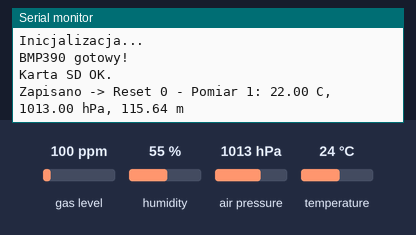
Recording of a sketch running on a simulated Arduino Uno, built with avr-gcc and run on an emulated ATmega328P. On the bench: the last lines printed to the serial monitor. The inputs (shaded band) are chosen by the test bench; at power-on: air pressure 1013 hPa, temperature 24 °C, gas level 100 ppm, humidity 55 %. Storage starts empty.

Above: at 2.9 s.
3.0 s: air pressure set to 952 hPa
At 5.1 s:
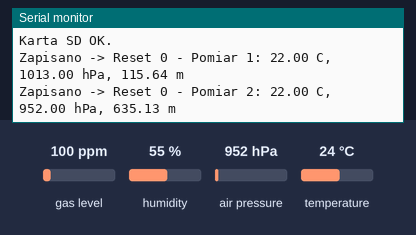
5.5 s: temperature set to 12 °C
At 6.6 s:
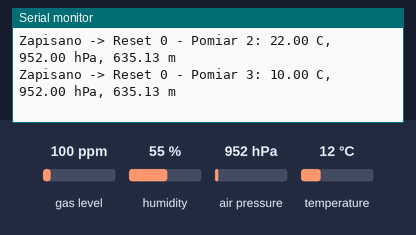
8.0 s: air pressure set to 975 hPa
At 9.4 s:
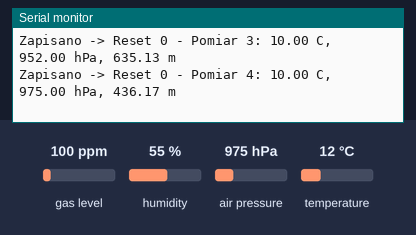
Timing chart, 0 to 11.0 s (numbered marks = the images above; inputs shaded):
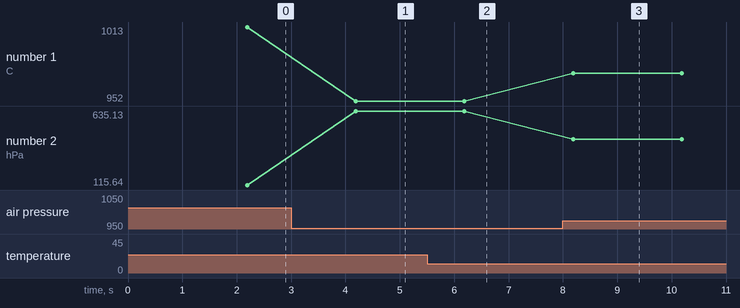

The sketch:

raketa.ino
```cpp
#include <SPI.h>
#include <SD.h>
#include <EEPROM.h>
#include <Wire.h>
#include <Adafruit_BMP3XX.h>

// ---- BMP390 ----
Adafruit_BMP3XX bmp;
#define SEALEVELPRESSURE_HPA (1027) // ustaw na lokalne ciśnienie odniesienia

// ---- SD i logowanie ----
const int chipSelect = 10;
unsigned long previousMillis = 0;
const long interval = 2000; // 0,5 Hz

int licznikPomiarow = 0;
int licznikResetow = 0;
int pomiaryBezKarty = 0;

// EEPROM flag
const int EEPROM_FLAG_ADDR = 0;
const byte EEPROM_FLAG_NONE = 0;
const byte EEPROM_FLAG_CARD_MISSING = 1;

// ---- Funkcje pomocnicze ----
String readLastLine(const char* filename) {
  if (!SD.exists(filename)) return "";
  File f = SD.open(filename, FILE_READ);
  if (!f) return "";
  String line = "", lastLine = "";
  while (f.available()) {
    char c = f.read();
    if (c == '\r') continue;
    if (c == '\n') {
      if (line.length() > 0) lastLine = line;
      line = "";
    } else {
      line += c;
    }
  }
  if (line.length() > 0) lastLine = line;
  f.close();
  return lastLine;
}

int parseResetNumber(const String &l) {
  int idx = l.indexOf("Reset ");
  if (idx == -1) return -1;
  int start = idx + 6;
  int pos = start;
  while (pos < l.length() && isDigit(l.charAt(pos))) pos++;
  if (pos <= start) return -1;
  return l.substring(start, pos).toInt();
}

int parseMeasurementNumber(const String &l) {
  int idx = l.indexOf("Pomiar ");
  if (idx == -1) return 0;
  int start = idx + 7;
  int colon = l.indexOf(':', start);
  if (colon == -1) colon = l.length();
  int pos = start;
  while (pos < colon && isDigit(l.charAt(pos))) pos++;
  if (pos <= start) return 0;
  return l.substring(start, pos).toInt();
}

// ---- Setup ----
void setup() {
  Serial.begin(9600);
  while (!Serial) { ; }

  Serial.println("Inicjalizacja...");

  // BMP390
  if (!bmp.begin_I2C()) {
    Serial.println("Nie można znaleźć BMP390!");
    while (1);
  }
  bmp.setTemperatureOversampling(BMP3_OVERSAMPLING_8X);
  bmp.setPressureOversampling(BMP3_OVERSAMPLING_4X);
  bmp.setIIRFilterCoeff(BMP3_IIR_FILTER_COEFF_3);
  bmp.setOutputDataRate(BMP3_ODR_50_HZ);
  Serial.println("BMP390 gotowy!");

  // SD karta
  if (SD.begin(chipSelect)) {
    Serial.println("Karta SD OK.");

    // Odczytaj ostatni reset
    String lastResetLine = readLastLine("resety.txt");
    int lastResetNum = parseResetNumber(lastResetLine);
    if (lastResetNum >= 0) licznikResetow = lastResetNum;

    // Odczytaj ostatni pomiar
    String lastDataLine = readLastLine("dane.txt");
    licznikPomiarow = parseMeasurementNumber(lastDataLine);

    byte flag = EEPROM.read(EEPROM_FLAG_ADDR);
    if (flag == EEPROM_FLAG_CARD_MISSING) {
      EEPROM.write(EEPROM_FLAG_ADDR, EEPROM_FLAG_NONE);
    }

  } else {
    Serial.println("Brak karty SD!");
  }
}

// ---- Loop ----
void loop() {
  unsigned long currentMillis = millis();
  if (currentMillis - previousMillis < interval) return;
  previousMillis = currentMillis;

  licznikPomiarow++;

  // Odczyt BMP390
  if (!bmp.performReading()) {
    Serial.println("Błąd odczytu BMP390!");
    return;
  }

  float temperatura = bmp.temperature + (-2.0); // korekta
  float cisnienie = bmp.pressure / 100.0;
  float wysokosc = bmp.readAltitude(SEALEVELPRESSURE_HPA);

  // Zapis do SD
  if (SD.begin(chipSelect)) {
    pomiaryBezKarty = 0;

    File plik = SD.open("dane.txt", FILE_WRITE);
    if (plik) {
      plik.print("Reset ");
      plik.print(licznikResetow);
      plik.print(" - Pomiar ");
      plik.print(licznikPomiarow);
      plik.print(": ");
      plik.print(temperatura);
      plik.print(" C, ");
      plik.print(cisnienie);
      plik.print(" hPa, ");
      plik.print(wysokosc);
      plik.println(" m");
      plik.close();

      Serial.print("Zapisano -> Reset ");
      Serial.print(licznikResetow);
      Serial.print(" - Pomiar ");
      Serial.print(licznikPomiarow);
      Serial.print(": ");
      Serial.print(temperatura);
      Serial.print(" C, ");
      Serial.print(cisnienie);
      Serial.print(" hPa, ");
      Serial.print(wysokosc);
      Serial.println(" m");
    }

    if (licznikPomiarow % 30 == 0) {
      Serial.println("30 pomiarów -> reset");
      File rf = SD.open("resety.txt", FILE_WRITE);
      if (rf) {
        licznikResetow++;
        rf.print("Reset ");
        rf.println(licznikResetow);
        rf.close();
      }
      delay(100);
      EEPROM.write(EEPROM_FLAG_ADDR, EEPROM_FLAG_NONE);
      asm volatile ("jmp 0");
    }
  } else {
    pomiaryBezKarty++;
    Serial.print("Brak karty SD! Pomiar ");
    Serial.println(licznikPomiarow);
    if (pomiaryBezKarty >= 3) {
      Serial.println("3 pomiary bez karty -> reset!");
      EEPROM.write(EEPROM_FLAG_ADDR, EEPROM_FLAG_CARD_MISSING);
      delay(100);
      asm volatile ("jmp 0");
    }
  }
}
```

Measured:
- after the input at 3.0 s, the serial monitor: prints a new line after 1.2 s (image 1)
- after the input at 5.5 s, the serial monitor: prints a new line after 0.69 s (image 2)
- after the input at 8.0 s, the serial monitor: prints a new line after 0.19 s (image 3)
- plotted number 1: 1013 → 952 after the input at 3.0 s, 952 → 975 after the input at 8.0 s
- plotted number 2: 115.64 → 635.13 after the input at 3.0 s, 635.13 → 436.17 after the input at 8.0 s
